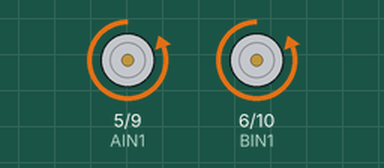
This sketch was run on a simulated Arduino Uno, built with avr-gcc and run on an emulated ATmega328P. On the bench: motor-driver pin pairs drawn as motors (green arrow = first pin HIGH = forward, orange = second pin HIGH = backward, longer = more drive).

Above: at 3.5 s.
At 12.7 s:
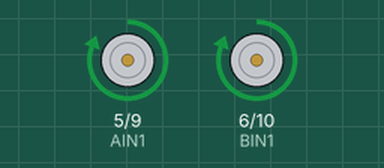
At 17.2 s:
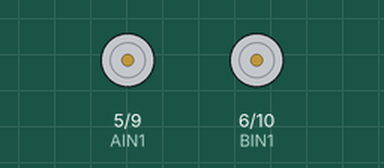
Timing chart, 0 to 23.8 s (numbered marks = the images above):
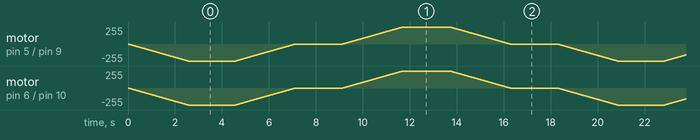

The sketch:

DRV8833.ino
```cpp
// Motor Links
const int AIN1 = 5;
const int AIN2 = 9;

// Motor Rechts
const int BIN1 = 6;
const int BIN2 = 10;

void setup() {
  Serial.begin(9600);

  pinMode(AIN1, OUTPUT);
  pinMode(AIN2, OUTPUT);
  pinMode(BIN1, OUTPUT);
  pinMode(BIN2, OUTPUT);
}


void loop() {

  // Zelftest---------------------------------------------------------------------------------------------------------------------------------------------------------------------------------------------------------------
  /*
  delay(2000);
  analogWrite(AIN1, 0);
  analogWrite(AIN2, 50);
  analogWrite(BIN1, 0);
  analogWrite(BIN2, 50);
 */

  // Voorwaarts versnellen---------------------------------------------------------------------------------------------------------------------------------------------------------------------------------------------------------------
  for (int i = 0; i <= 255; i++) {
    analogWrite(AIN1, 0);
    analogWrite(AIN2, i);
    analogWrite(BIN1, 0);
    analogWrite(BIN2, i);
    delay(10);
  }

  delay(2000);

  // Voorwaarts vertragen
  for (int i = 255; i >= 0; i--) {
    analogWrite(AIN1, 0);
    analogWrite(AIN2, i);
    analogWrite(BIN1, 0);
    analogWrite(BIN2, i);
    delay(10);
  }
  delay(2000);


  // Achterwaards versnellen---------------------------------------------------------------------------------------------------------------------------------------------------------------------------------------------------------------
  for (int i = 0; i <= 255; i++) {
    analogWrite(AIN1, i);
    analogWrite(AIN2, 0);
    analogWrite(BIN1, i);
    analogWrite(BIN2, 0);
    delay(10);
  }

  delay(2000);

  // Achterwaards vertragen
  for (int i = 255; i >= 0; i--) {
    analogWrite(AIN1, i);
    analogWrite(AIN2, 0);
    analogWrite(BIN1, i);
    analogWrite(BIN2, 0);
    delay(10);
  }
  delay(2000);
}
```
